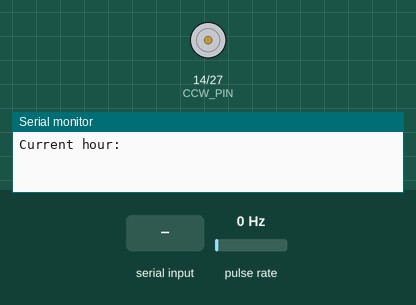
This sketch was run on a simulated ESP32. On the bench: motor-driver pin pairs drawn as motors (green arrow = first pin HIGH = forward, orange = second pin HIGH = backward, longer = more drive, scaled by the enable pin), the last lines printed to the serial monitor. Wiring (inferred from the names in the program): pulse sensor: data GPIO 33. Inputs (shaded band) come from the test bench; at power-on: pulse rate 0 Hz.

Above: at 0.8 s.
0.9 s: ".\n" received over Serial
2.4 s: "-\n" received over Serial
At 22.47 s:
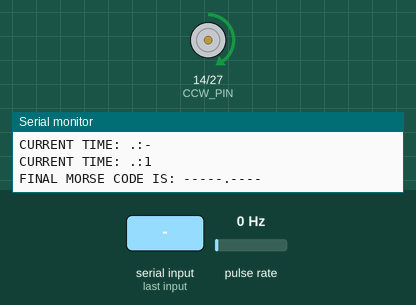
At 23.12 s:
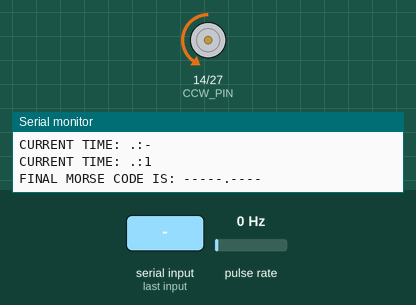
Timing chart, 0 to 24.0 s (numbered marks = the images above; inputs shaded):
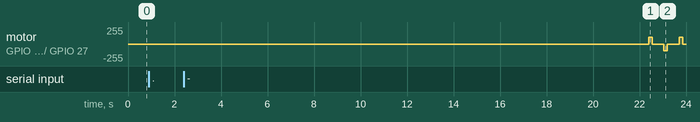

Measured:
- after the input at 2.4 s, motor on GPIO 14 (CCW_PIN) / GPIO 27 (CW_PIN): stopped → forward 101/255 after 20.0 s, → stopped 0.15 s later, → backward 101/255 0.50 s later, → stopped 0.15 s later, … (6 changes in this stretch)

The sketch:

main.ino
```cpp
/*
  main.ino
  ME134 HW #1
  Jacob Choi 9/14/2023
*/

/* GPIO */
#define PWM_PIN 12
#define CW_PIN 27
#define CCW_PIN 14
#define ENCODER_1_PIN 33
#define ENCODER_2_PIN 32

/* PWM */
#define MAX_DUTY 225
#define MIN_DUTY 0

/* Encoder */
#define ENCODER_THRESHOLD 150 // max. allowable encoder delta
int encoder_1;
int encoder_2;
volatile int encoderCounter = 0; // encoder value

/* Morse */
String morseMap[11] = {"-----", // 0
                    ".----", // 1
                    "..---", // 2
                    "...--", // 3
                    "....-", // 4
                    ".....", // 5
                    "-....", // 6
                    "--...", // 7
                    "---..", // 8
                    "----.", // 9
                    "---..."}; // colon
String morseCode = "";

/* Time */
#define TIME_INTERVAL_MS 20000 // desired time (60000 for normal operation,
                               // lower to accelerate)
String currHour = "";
String currMinute = "";
unsigned long initialTime;
unsigned long finalTime;

void setup() {
  pinMode(PWM_PIN, OUTPUT);
  pinMode(CW_PIN, OUTPUT);
  pinMode(CCW_PIN, OUTPUT);
  pinMode(ENCODER_1_PIN, INPUT);
  pinMode(ENCODER_2_PIN, INPUT);

  Serial.begin(115200);
  attachInterrupt(ENCODER_1_PIN, readEncoder, CHANGE); // calls readEncoder() when hall sensor changes HIGH/LOW
  setInitialTime(); // initializes current time
}

void loop() {
  printTime();
  updateTime(); // update time based on desired time interval
  printTime();
  translateToMorse(); // translate current time to morse code
  actuate();
}
```

MotorControl.ino
```cpp
/*
  MotorControl.ino
  ME134 HW #1
  Jacob Choi 9/14/2023
*/

// readEncoder() increments encoder values based on phase shifts
void readEncoder() {
  encoder_1 = digitalRead(ENCODER_1_PIN);
  encoder_2 = digitalRead(ENCODER_2_PIN);
  if (encoder_1 != encoder_2) {encoderCounter += 5;} // CW rotation
  else if (encoder_1 == encoder_2) {encoderCounter -= 5;} // CCW rotation
}

// actuate() converts morse code -> motor rotation
void actuate() {
  int morseArrSize = morseCode.length();

  for (int i = 0; i < morseArrSize; i++) {
    if (morseCode[i] == '.') { // CW for dots
      motorController(true, 45, 150); // initial CW rotation
      delay(500);
      motorController(false, 45, 150); // reset back to origin
      delay(500);
      checkPos(); // positional feedback
    }

    else if (morseCode[i] == '-') { // CCW for dashes
      motorController(false, 45, 150); // initial CCW rotation
      delay(500);
      motorController(true, 45, 150); // reset back to origin
      delay(500);
      checkPos(); // positional feedback
    }
    Serial.println("COMPLETED MORSE ACTUATION FOR: " + String(morseCode[i]));
  }
  morseCode = ""; // reset overall morse code string at the end
}

// motorController() sets the direction, PWM duty cycle, and pause intervals for motor rotation
void motorController(bool cw, int duty_percentage, int pause_ms) {
  int duty_cycle = MAX_DUTY * duty_percentage/100; // converting percentage -> 0 ~ 225 range
  analogWrite(PWM_PIN, duty_cycle);

  if (cw) { // CW rotation
    digitalWrite(CW_PIN, HIGH);
    digitalWrite(CCW_PIN, LOW);
    delay(pause_ms);
  }

  else if (!cw) { // CCW rotation
    digitalWrite(CCW_PIN, HIGH);
    digitalWrite(CW_PIN, LOW);
    delay(pause_ms);
  }
  analogWrite(PWM_PIN, MIN_DUTY);
}

// checkPos() compares encoder delta with pre-defined threshold and attempts
// to correct error
void checkPos() {
  if (encoderCounter > ENCODER_THRESHOLD) {
    Serial.println("ROTATING CCW TO RESET!!");
    motorController(false, 45, 125);
  }

  else if (encoderCounter < -1 * ENCODER_THRESHOLD) {
    Serial.println("ROTATING CW TO RESET!!");
    motorController(true, 45, 125);
  }
}

// translateToMorse() converts the current time -> morse code
void translateToMorse() {
  String morseHour = "";
  String morseMinute = "";
  String morseColon = "---...";

  unsigned int hourArrSize = currHour.length(); // hours
  for (int i = 0; i < hourArrSize; i++) {
    String digit_str = String(currHour[i]); // converting char -> string
    int digit = digit_str.toInt(); // converting string -> int
    morseHour.concat(morseMap[digit]); // appending
  }

  unsigned int minuteArrSize = currMinute.length(); // minutes
  for (int i = 0; i < minuteArrSize; i++) {
    String digit_str = String(currMinute[i]); // converting char -> string
    int digit = digit_str.toInt(); // converting string -> int
    morseMinute.concat(morseMap[digit]); // appending
  }

  morseCode = morseHour + morseMinute; // NOTE: colon was removed for class demo
  Serial.println("FINAL MORSE CODE IS: " + morseCode);
}
```

TimeControl.ino
```cpp
/*
  TimeControl.ino
  ME134 HW #1
  Jacob Choi 9/14/2023
*/

// setInitialTime() initializes the current time based on user serial input
void setInitialTime() {
  Serial.println("Current hour: ");
  while (Serial.available() == 0) {continue;}
  currHour = Serial.readStringUntil('\n');

  Serial.println("Current minute: ");
  while (Serial.available() == 0) {continue;}
  currMinute = Serial.readStringUntil('\n');

  currHour.trim(); // removing trailing NL CR chars
  currMinute.trim();

  initialTime = millis();
}

// updateTime() checks if desired time interval has passed, then updates the clock
void updateTime() {
  checkTime();
  updateMinute();
}

// checkTime() is a blocking function that completes when desired time interval has passed
void checkTime() {
  finalTime = millis();

  while (finalTime - initialTime < TIME_INTERVAL_MS) { // blocking
    finalTime = millis();
  }
  initialTime = finalTime;
}

// updateMinute() updates the minute value after the desired time interval has passed (usually 1 minute)
void updateMinute() {
  int currMinute_int = currMinute.toInt();
  currMinute_int++;

  if (currMinute_int >= 60) { // check if past 60
    currMinute = "00"; // reset minutes back to 00
    updateHour(); // update hours
  }

  else {
    currMinute = String(currMinute_int);
  }
}

// updateHour() updates the hour value
void updateHour() {
  int currHour_int = currHour.toInt();
  currHour_int++;

  if (currHour_int > 12) { // check if past 12
    currHour = "1"; // reset hours back to 1
  }

  else {
    currHour = String(currHour_int);
  }
}

// printTime() is a debugging function that displays current time in serial monitor
void printTime() {
  Serial.println("CURRENT TIME: " + currHour + ":" + currMinute);
}
```
